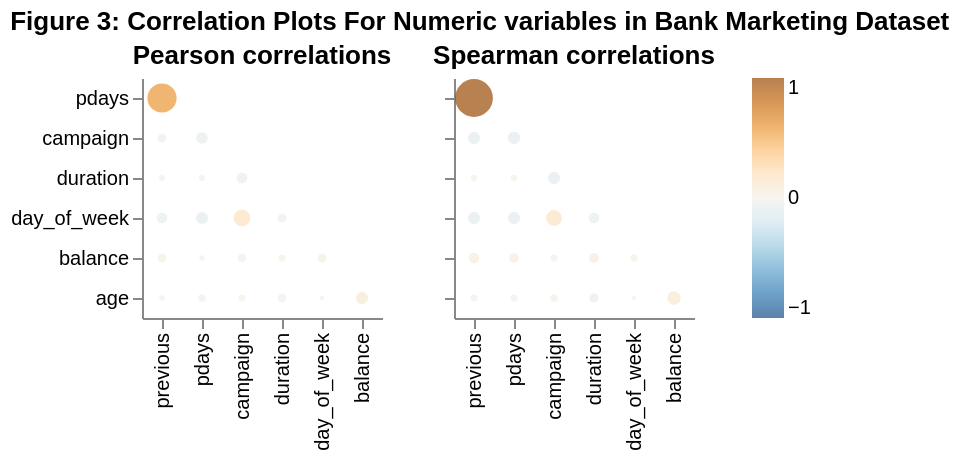

Notebook code cell kept with this figure:
### Code cell
correlation_plots = aly.corr(bank_marketing_sample)
correlation_plots.properties(
    title="Figure 3: Correlation Plots For Numeric variables in Bank Marketing Dataset"
)

### Figure 1 — Vega specification as saved in the notebook (floating-point values rounded to 4 significant figures)
{"$schema": "https://vega.github.io/schema/vega/v6.json", "data": [{"name": "source_0"}, {"name": "data_0", "values": [{"abs_value": 0.5861, "index": "previous", "value": 0.5861, "variable": "pdays"}, {"abs_value": 0.01326, "index": "previous", "value": -0.01326, "variable": "duration"}, {"abs_value": 0.01566, "index": "pdays", "value": -0.01566, "variable": "duration"}, {"abs_value": 0.07071, "index": "campaign", "value": -0.07071, "variable": "duration"}, {"abs_value": 0.04197, "index": "duration", "value": -0.04197, "variable": "day_of_week"}, {"abs_value": 0.06698, "index": "previous", "value": -0.06698, "variable": "day_of_week"}, {"abs_value": 0.09143, "index": "pdays", "value": -0.09143, "variable": "day_of_week"}, {"abs_value": 0.1826, "index": "campaign", "value": 0.1826, "variable": "day_of_week"}, {"abs_value": 0.04182, "index": "previous", "value": -0.04182, "variable": "campaign"}, {"abs_value": 0.08252, "index": "pdays", "value": -0.08252, "variable": "campaign"}, {"abs_value": 0.03803, "index": "previous", "value": 0.03803, "variable": "balance"}, {"abs_value": 0.008615, "index": "pdays", "value": 0.008615, "variable": "balance"}, {"abs_value": 0.03628, "index": "campaign", "value": -0.03628, "variable": "balance"}, {"abs_value": 0.02262, "index": "duration", "value": 0.02262, "variable": "balance"}, {"abs_value": 0.04072, "index": "day_of_week", "value": 0.04072, "variable": "balance"}, {"abs_value": 0.005029, "index": "day_of_week", "value": 0.005029, "variable": "age"}, {"abs_value": 0.01071, "index": "previous", "value": -0.01071, "variable": "age"}, {"abs_value": 0.02865, "index": "pdays", "value": -0.02865, "variable": "age"}, {"abs_value": 0.02056, "index": "campaign", "value": 0.02056, "variable": "age"}, {"abs_value": 0.03687, "index": "duration", "value": -0.03687, "variable": "age"}, {"abs_value": 0.09437, "index": "balance", "value": 0.09437, "variable": "age"}]}, {"name": "source_1"}, {"name": "data_1", "values": [{"abs_value": 0.9887, "index": "previous", "value": 0.9887, "variable": "pdays"}, {"abs_value": 0.0165, "index": "previous", "value": 0.0165, "variable": "duration"}, {"abs_value": 0.01719, "index": "pdays", "value": 0.01719, "variable": "duration"}, {"abs_value": 0.0945, "index": "campaign", "value": -0.0945, "variable": "duration"}, {"abs_value": 0.06695, "index": "duration", "value": -0.06695, "variable": "day_of_week"}, {"abs_value": 0.09395, "index": "previous", "value": -0.09395, "variable": "day_of_week"}, {"abs_value": 0.09461, "index": "pdays", "value": -0.09461, "variable": "day_of_week"}, {"abs_value": 0.163, "index": "campaign", "value": 0.163, "variable": "day_of_week"}, {"abs_value": 0.0957, "index": "previous", "value": -0.0957, "variable": "campaign"}, {"abs_value": 0.09828, "index": "pdays", "value": -0.09828, "variable": "campaign"}, {"abs_value": 0.06429, "index": "previous", "value": 0.06429, "variable": "balance"}, {"abs_value": 0.0549, "index": "pdays", "value": 0.0549, "variable": "balance"}, {"abs_value": 0.02334, "index": "campaign", "value": -0.02334, "variable": "balance"}, {"abs_value": 0.05775, "index": "duration", "value": 0.05775, "variable": "balance"}, {"abs_value": 0.02681, "index": "day_of_week", "value": 0.02681, "variable": "balance"}, {"abs_value": 0.001525, "index": "day_of_week", "value": 0.001525, "variable": "age"}, {"abs_value": 0.02386, "index": "previous", "value": -0.02386, "variable": "age"}, {"abs_value": 0.02557, "index": "pdays", "value": -0.02557, "variable": "age"}, {"abs_value": 0.02906, "index": "campaign", "value": 0.02906, "variable": "age"}, {"abs_value": 0.04911, "index": "duration", "value": -0.04911, "variable": "age"}, {"abs_value": 0.1126, "index": "balance", "value": 0.1126, "variable": "age"}]}, {"name": "source_0_concat_0_x_domain_index", "values": [{"index": "previous", "sort_field": 0.0}, {"index": "pdays", "sort_field": 1.0}, {"index": "campaign", "sort_field": 2.0}, {"index": "duration", "sort_field": 3.0}, {"index": "day_of_week", "sort_field": 4.0}, {"index": "balance", "sort_field": 5.0}]}, {"name": "source_0_concat_0_y_domain_variable", "values": [{"sort_field": 0.0, "variable": "pdays"}, {"sort_field": 2.0, "variable": "duration"}, {"sort_field": 3.0, "variable": "day_of_week"}, {"sort_field": 1.0, "variable": "campaign"}, {"sort_field": 4.0, "variable": "balance"}, {"sort_field": 5.0, "variable": "age"}]}, {"name": "source_1_concat_1_x_domain_index", "values": [{"index": "previous", "sort_field": 0.0}, {"index": "pdays", "sort_field": 1.0}, {"index": "campaign", "sort_field": 2.0}, {"index": "duration", "sort_field": 3.0}, {"index": "day_of_week", "sort_field": 4.0}, {"index": "balance", "sort_field": 5.0}]}, {"name": "source_1_concat_1_y_domain_variable", "values": [{"sort_field": 0.0, "variable": "pdays"}, {"sort_field": 2.0, "variable": "duration"}, {"sort_field": 3.0, "variable": "day_of_week"}, {"sort_field": 1.0, "variable": "campaign"}, {"sort_field": 4.0, "variable": "balance"}, {"sort_field": 5.0, "variable": "age"}]}], "signals": [{"name": "concat_0_x_step", "value": 20}, {"name": "concat_0_width", "update": "bandspace(domain('concat_0_x').length, 1, 0.5) * concat_0_x_step"}, {"name": "concat_0_y_step", "value": 20}, {"name": "concat_0_height", "update": "bandspace(domain('concat_0_y').length, 1, 0.5) * concat_0_y_step"}, {"name": "concat_1_x_step", "value": 20}, {"name": "concat_1_width", "update": "bandspace(domain('concat_1_x').length, 1, 0.5) * concat_1_x_step"}, {"name": "concat_1_y_step", "value": 20}, {"name": "concat_1_height", "update": "bandspace(domain('concat_1_y').length, 1, 0.5) * concat_1_y_step"}], "marks": [{"type": "group", "name": "concat_0_group", "encode": {"update": {"width": {"signal": "concat_0_width"}, "height": {"signal": "concat_0_height"}}}, "marks": [{"type": "symbol", "name": "concat_0_marks", "from": {"data": "data_0"}, "encode": {"update": {"fill": {"field": "value", "scale": "color"}, "shape": {"value": "circle"}, "x": {"field": "index", "scale": "concat_0_x"}, "size": {"field": "abs_value", "scale": "size"}, "opacity": {"value": 0.7}, "y": {"field": "variable", "scale": "concat_0_y"}, "tooltip": {"signal": "{\"corr\": format(datum[\"value\"], \".2f\"), \"x\": isValid(datum[\"index\"]) ? datum[\"index\"] : \"\"+datum[\"index\"], \"y\": isValid(datum[\"variable\"]) ? datum[\"variable\"] : \"\"+datum[\"variable\"]}"}}}, "style": ["circle"]}], "axes": [{"scale": "concat_0_x", "grid": false, "orient": "bottom", "zindex": 0, "labelAngle": 270, "labelBaseline": "middle", "labelAlign": "right"}, {"scale": "concat_0_y", "zindex": 0, "grid": false, "orient": "left"}], "title": {"text": "Pearson correlations", "frame": "group"}, "style": "cell"}, {"type": "group", "name": "concat_1_group", "encode": {"update": {"height": {"signal": "concat_1_height"}, "width": {"signal": "concat_1_width"}}}, "marks": [{"type": "symbol", "name": "concat_1_marks", "from": {"data": "data_1"}, "encode": {"update": {"shape": {"value": "circle"}, "x": {"field": "index", "scale": "concat_1_x"}, "fill": {"field": "value", "scale": "color"}, "opacity": {"value": 0.7}, "y": {"field": "variable", "scale": "concat_1_y"}, "size": {"field": "abs_value", "scale": "size"}, "tooltip": {"signal": "{\"corr\": format(datum[\"value\"], \".2f\"), \"x\": isValid(datum[\"index\"]) ? datum[\"index\"] : \"\"+datum[\"index\"], \"y\": isValid(datum[\"variable\"]) ? datum[\"variable\"] : \"\"+datum[\"variable\"]}"}}}, "style": ["circle"]}], "axes": [{"scale": "concat_1_x", "zindex": 0, "labelAngle": 270, "labelAlign": "right", "orient": "bottom", "grid": false, "labelBaseline": "middle"}, {"scale": "concat_1_y", "zindex": 0, "orient": "left", "grid": false, "labels": false}], "title": {"text": "Spearman correlations", "frame": "group"}, "style": "cell"}], "scales": [{"name": "color", "type": "linear", "domain": [-1, 1], "range": {"scheme": "blueorange"}, "interpolate": "hcl", "zero": true}, {"name": "size", "type": "linear", "domain": [0, 1], "range": [4, 361], "zero": true}, {"name": "concat_0_x", "type": "point", "domain": {"data": "source_0_concat_0_x_domain_index", "field": "index", "sort": {"op": "max", "field": "sort_field"}}, "range": {"step": {"signal": "concat_0_x_step"}}, "padding": 0.5}, {"name": "concat_0_y", "type": "point", "domain": {"data": "source_0_concat_0_y_domain_variable", "field": "variable", "sort": {"op": "max", "field": "sort_field"}}, "range": {"step": {"signal": "concat_0_y_step"}}, "padding": 0.5}, {"name": "concat_1_x", "type": "point", "domain": {"data": "source_1_concat_1_x_domain_index", "field": "index", "sort": {"op": "max", "field": "sort_field"}}, "range": {"step": {"signal": "concat_1_x_step"}}, "padding": 0.5}, {"name": "concat_1_y", "type": "point", "domain": {"data": "source_1_concat_1_y_domain_variable", "field": "variable", "sort": {"op": "max", "field": "sort_field"}}, "range": {"step": {"signal": "concat_1_y_step"}}, "padding": 0.5}], "title": {"text": "Figure 3: Correlation Plots For Numeric variables in Bank Marketing Dataset", "anchor": "start"}, "padding": 5, "background": "white", "layout": {"padding": 20, "bounds": "full", "align": "each"}, "legends": [{"fill": "color", "gradientLength": {"signal": "clamp(concat_0_height, 64, 200)"}, "encode": {"gradient": {"update": {"opacity": {"value": 0.7}}}}}], "config": {"style": {"cell": {"strokeWidth": 0}}}}
